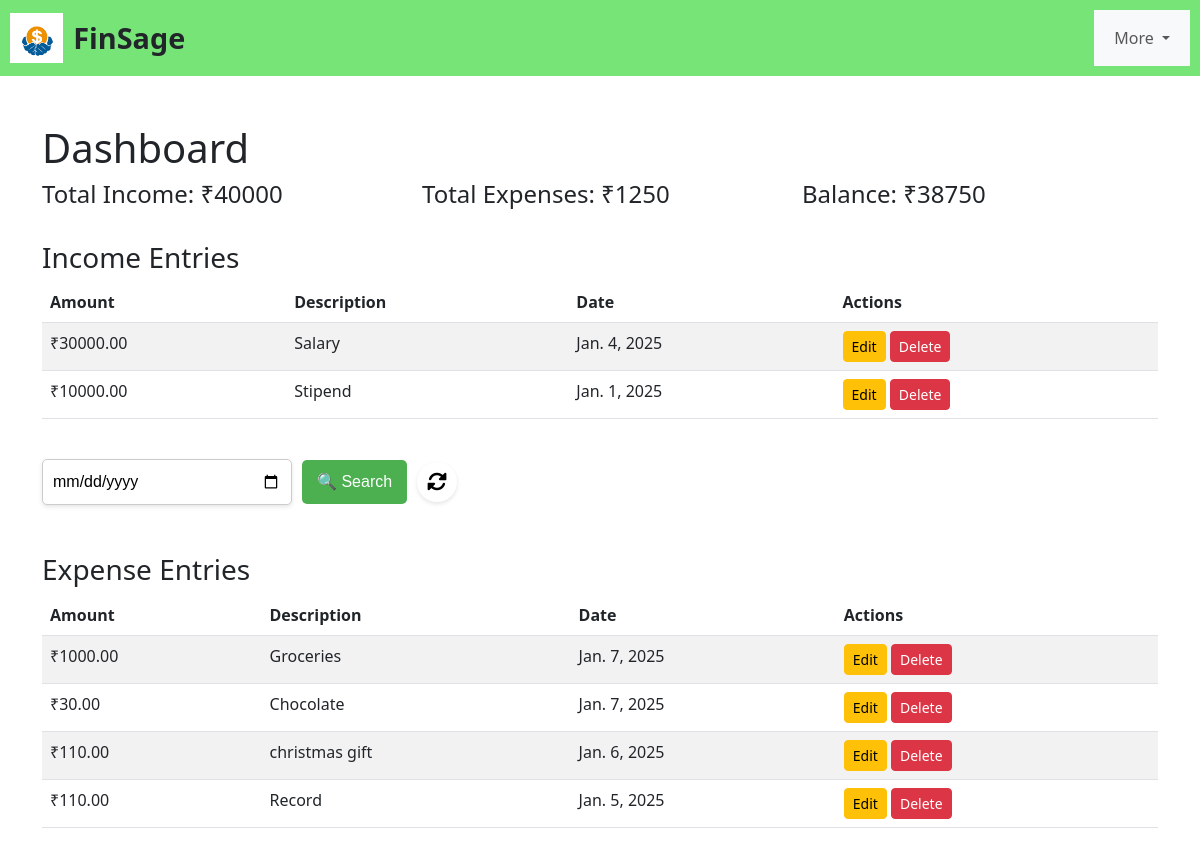
Screenshot of /dashboard/ (signed in) with the database file from the repository.
### finances/models.py (models this page shows, shortened)
class Income(models.Model):
    amount = models.DecimalField(max_digits=10, decimal_places=2)
    description = models.CharField(max_length=255)
    date = models.DateField()
    user = models.ForeignKey('auth.User', on_delete=models.CASCADE)
    class Meta:
        verbose_name = "Income"
        verbose_name_plural = "Incomes"
        ordering = ['-date']
        indexes = [
            models.Index(fields=['user']),
            models.Index(fields=['date']),
        ]

class Expense(models.Model):
    amount = models.DecimalField(max_digits=10, decimal_places=2)
    description = models.CharField(max_length=255)
    date = models.DateField()
    user = models.ForeignKey('auth.User', on_delete=models.CASCADE)
    class Meta:
        verbose_name = "Expense"
        verbose_name_plural = "Expenses"
        ordering = ['-date']
        indexes = [
            models.Index(fields=['user']),
            models.Index(fields=['date']),
        ]

### finances/views.py (the view)
# urls.py: path('dashboard/', views.dashboard, name='dashboard'),
@login_required
def dashboard(request):
    incomes = Income.objects.filter(user=request.user)
    expenses = Expense.objects.filter(user=request.user)
    total_income = incomes.aggregate(Sum('amount'))['amount__sum'] or 0
    total_expenses = expenses.aggregate(Sum('amount'))['amount__sum'] or 0
    balance = total_income - total_expenses
    search_date = request.GET.get('date')
    user = request.user
    if not user.is_authenticated:
        return render(request, 'finances/dashboard.html', {'expenses': []})
    expenses = Expense.objects.filter(user=user)
    if search_date:
        expenses = expenses.filter(date=search_date)
    return render(request, 'finances/dashboard.html', {
        'incomes': incomes,
        'expenses': expenses,
        'total_income': total_income,
        'total_expenses': total_expenses,
        'balance': balance,
        'search_date': search_date,
    })

### finances/templates/finances/dashboard.html (shortened to what this page needs)
<!DOCTYPE html>
<html lang="en">
    <header style="display: flex; align-items: center; padding: 10px; background-color: rgb(119, 228, 119); justify-content: space-between;">
            <div style="display: flex; align-items: center;">
                <img alt="FinSage Logo" style="height: 50px; margin-right: 10px;">
                <span style="font-size: 1.8em; font-weight: bold;">FinSage</span>
            </div>
            <nav class="navbar navbar-expand-lg navbar-light bg-light">
                <div class="container-fluid">
                    <div class="collapse navbar-collapse" id="navbarNav">
                        <ul class="navbar-nav ms-auto">
                            <li class="nav-item dropdown ">
                                <a class="nav-link dropdown-toggle" href="#" role="button" data-bs-toggle="dropdown" aria-expanded="false">
                                    More
                                </a>
                            </li>
                        </ul>
                    </div>
                </div>
            </nav>
    </header>
    <link href="https://cdn.jsdelivr.net/npm/bootstrap@5.3.0-alpha1/dist/css/bootstrap.min.css" rel="stylesheet">
</head>
<body>
    <div class="container mt-5">
        <h1>Dashboard</h1>
        <div class="row mb-4">
            <div class="col-md-4">
                <h4>Total Income: ₹{{ total_income }}</h4>
            </div>
            <div class="col-md-4">
                <h4>Total Expenses: ₹{{ total_expenses }}</h4>
            </div>
            <div class="col-md-4">
                <h4>Balance: ₹{{ balance }}</h4>
            </div>
        </div>
        <h3>Income Entries</h3>
        <table class="table table-striped">
            <thead>
                <tr>
                    <th>Amount</th>
                    <th>Description</th>
                    <th>Date</th>
                    <th>Actions</th>
                </tr>
            </thead>
            <tbody>
                {% if incomes %}
                    {% for income in incomes %}
                        <tr>
                            <td>₹{{ income.amount }}</td>
                            <td>{{ income.description }}</td>
                            <td>{{ income.date }}</td>
                            <td>
                                <a href="{% url 'finances:edit_income' income.id %}" class="btn btn-warning btn-sm">Edit</a>
                                <a href="{% url 'finances:delete_income' income.id %}" class="btn btn-danger btn-sm" onclick="return confirm('Are you sure you want to delete this income?')">Delete</a>
                            </td>
                        </tr>
                    {% endfor %}
                {% else %}
                    <tr>
                        <td colspan="4">No income entries found.</td>
                    </tr>
                {% endif %}
            </tbody>
        </table>
        <link rel="stylesheet" href="https://cdnjs.cloudflare.com/ajax/libs/font-awesome/6.0.0-beta3/css/all.min.css">
        <form method="GET" action="" style="display: flex; align-items: center; gap: 10px; font-family: Arial, sans-serif;">
            <div style="position: relative; max-width: 250px; flex-grow: 1;">
                <input
                    type="date"
                    name="date"
                    placeholder="Search by date"
                    value="{{ search_date|default:'' }}"
                    style="
                        width: 100%;
                        padding: 10px;
                        border: 1px solid #ccc;
                        border-radius: 5px;
                        font-size: 16px;
                        box-shadow: 0 2px 4px rgba(0, 0, 0, 0.1);
                    "
                >
            </div>
            <button
                type="submit"
                style="
                    padding: 10px 15px;
                    border: none;
                    background-color: #4CAF50;
                    color: white;
                    font-size: 16px;
                    border-radius: 5px;
                    cursor: pointer;
                    transition: background-color 0.3s ease;
                "
                onmouseover="this.style.backgroundColor='#45a049'"
                onmouseout="this.style.backgroundColor='#4CAF50'"
            >
                🔍 Search
            </button>
            <a href="{% url 'finances:dashboard' %}" style="display: inline-flex; align-items: center; justify-content: center; text-decoration: none;">
            <button
                type="button"
                style="
                    display: flex;
                    align-items: center;
                    justify-content: center;
                    width: 40px;
                    height: 40px;
                    background-color: white;
                    border: none;
                    border-radius: 50%;
                    font-size: 18px;
                    font-weight: bold;
                    box-shadow: 0 2px 4px rgba(0, 0, 0, 0.1);
                    cursor: pointer;
                    transition: background-color 0.3s ease;
                "
                onmouseover="this.style.backgroundColor='rgb(250, 250, 250)'"
                onmouseout="this.style.backgroundColor='white'"
                title="Reset"
            >
                <i class="fas fa-sync-alt" style="font-size: 20px;"></i>
            </button>
            </a>
            </form>
    <br>
    <br>
        <h3>Expense Entries</h3>
        <table class="table table-striped">
            <thead>
                <tr>
                    <th>Amount</th>
                    <th>Description</th>
                    <th>Date</th>
                    <th>Actions</th>
                </tr>
            </thead>
            <tbody>
                {% if expenses %}
                    {% for expense in expenses %}
                        <tr>
                            <td>₹{{ expense.amount }}</td>
                            <td>{{ expense.description }}</td>
                            <td>{{ expense.date }}</td>
                            <td>
                                <a href="{% url 'finances:edit_expense' expense.id %}" class="btn btn-warning btn-sm">Edit</a>
                                <a href="{% url 'finances:delete_expense' expense.id %}" class="btn btn-danger btn-sm" onclick="return confirm('Are you sure you want to delete this expense?')">Delete</a>
                            </td>
                        </tr>
                    {% endfor %}
                {% else %}
                    <tr>
                        <td colspan="5">No expense entries found.</td>
                    </tr>
                {% endif %}
            </tbody>
        </table>
    </div>
</body>
</html>

### rows the page displays
Income: amount "30000.00", description "Salary", date "Jan. 4, 2025"
Income: amount "10000.00", description "Stipend", date "Jan. 1, 2025"
Expense: amount "1000.00", description "Groceries", date "Jan. 7, 2025"
Expense: amount "30.00", description "Chocolate", date "Jan. 7, 2025"
Expense: amount "110.00", description "christmas gift", date "Jan. 6, 2025"
Expense: amount "110.00", description "Record", date "Jan. 5, 2025"

### other values shown
{{ total_income }} "40000"
{{ total_expenses }} "1250"
{{ balance }} "38750"
